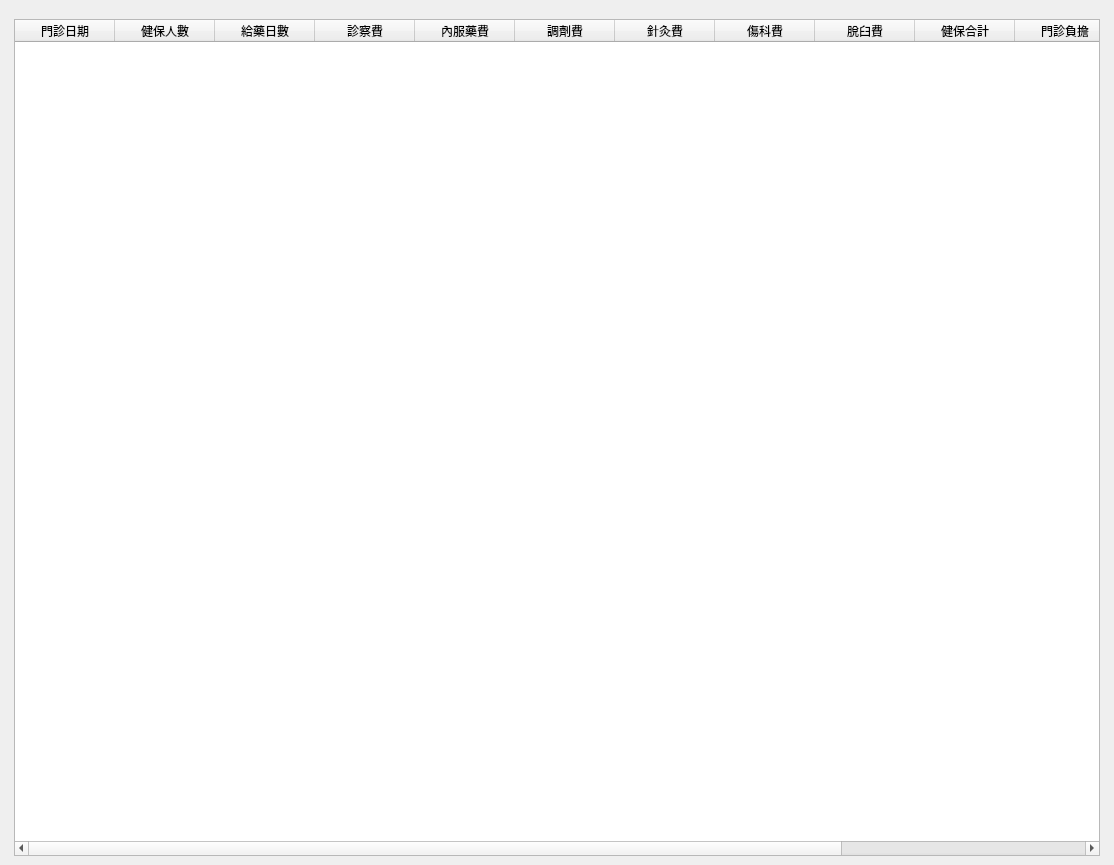
<?xml version="1.0" encoding="UTF-8"?>
<ui version="4.0">
 <class>WindowStatisticsInsPerformanceMedicalRecord</class>
 <widget class="QMainWindow" name="WindowStatisticsInsPerformanceMedicalRecord">
  <property name="geometry">
   <rect>
    <x>0</x>
    <y>0</y>
    <width>1114</width>
    <height>865</height>
   </rect>
  </property>
  <property name="windowTitle">
   <string>醫師人數統計</string>
  </property>
  <widget class="QWidget" name="centralwidget">
   <layout class="QHBoxLayout" name="horizontalLayout">
    <item>
     <layout class="QVBoxLayout" name="verticalLayout">
      <property name="leftMargin">
       <number>5</number>
      </property>
      <property name="topMargin">
       <number>10</number>
      </property>
      <property name="rightMargin">
       <number>5</number>
      </property>
      <item>
       <layout class="QVBoxLayout" name="verticalLayout_5">
        <item>
         <layout class="QHBoxLayout" name="horizontalLayout_2">
          <item>
           <widget class="QTableWidget" name="tableWidget_medical_record">
            <property name="editTriggers">
             <set>QAbstractItemView::NoEditTriggers</set>
            </property>
            <property name="alternatingRowColors">
             <bool>true</bool>
            </property>
            <property name="selectionMode">
             <enum>QAbstractItemView::SingleSelection</enum>
            </property>
            <property name="selectionBehavior">
             <enum>QAbstractItemView::SelectRows</enum>
            </property>
            <column>
             <property name="text">
              <string>門診日期</string>
             </property>
            </column>
            <column>
             <property name="text">
              <string>健保人數</string>
             </property>
            </column>
            <column>
             <property name="text">
              <string>給藥日數</string>
             </property>
            </column>
            <column>
             <property name="text">
              <string>診察費</string>
             </property>
            </column>
            <column>
             <property name="text">
              <string>內服藥費</string>
             </property>
            </column>
            <column>
             <property name="text">
              <string>調劑費</string>
             </property>
            </column>
            <column>
             <property name="text">
              <string>針灸費</string>
             </property>
            </column>
            <column>
             <property name="text">
              <string>傷科費</string>
             </property>
            </column>
            <column>
             <property name="text">
              <string>脫臼費</string>
             </property>
            </column>
            <column>
             <property name="text">
              <string>健保合計</string>
             </property>
            </column>
            <column>
             <property name="text">
              <string>門診負擔</string>
             </property>
            </column>
            <column>
             <property name="text">
              <string>藥品負擔</string>
             </property>
            </column>
            <column>
             <property name="text">
              <string>健保申報</string>
             </property>
            </column>
           </widget>
          </item>
          <item>
           <layout class="QVBoxLayout" name="verticalLayout_chart"/>
          </item>
         </layout>
        </item>
       </layout>
      </item>
     </layout>
    </item>
   </layout>
  </widget>
  <widget class="QMenuBar" name="menubar">
   <property name="geometry">
    <rect>
     <x>0</x>
     <y>0</y>
     <width>1114</width>
     <height>24</height>
    </rect>
   </property>
  </widget>
  <action name="action_export_excel">
   <property name="icon">
    <iconset>
     <normaloff>../icons/document-export.svg</normaloff>../icons/document-export.svg</iconset>
   </property>
   <property name="text">
    <string>匯出Excel</string>
   </property>
  </action>
 </widget>
 <resources/>
 <connections/>
</ui>
